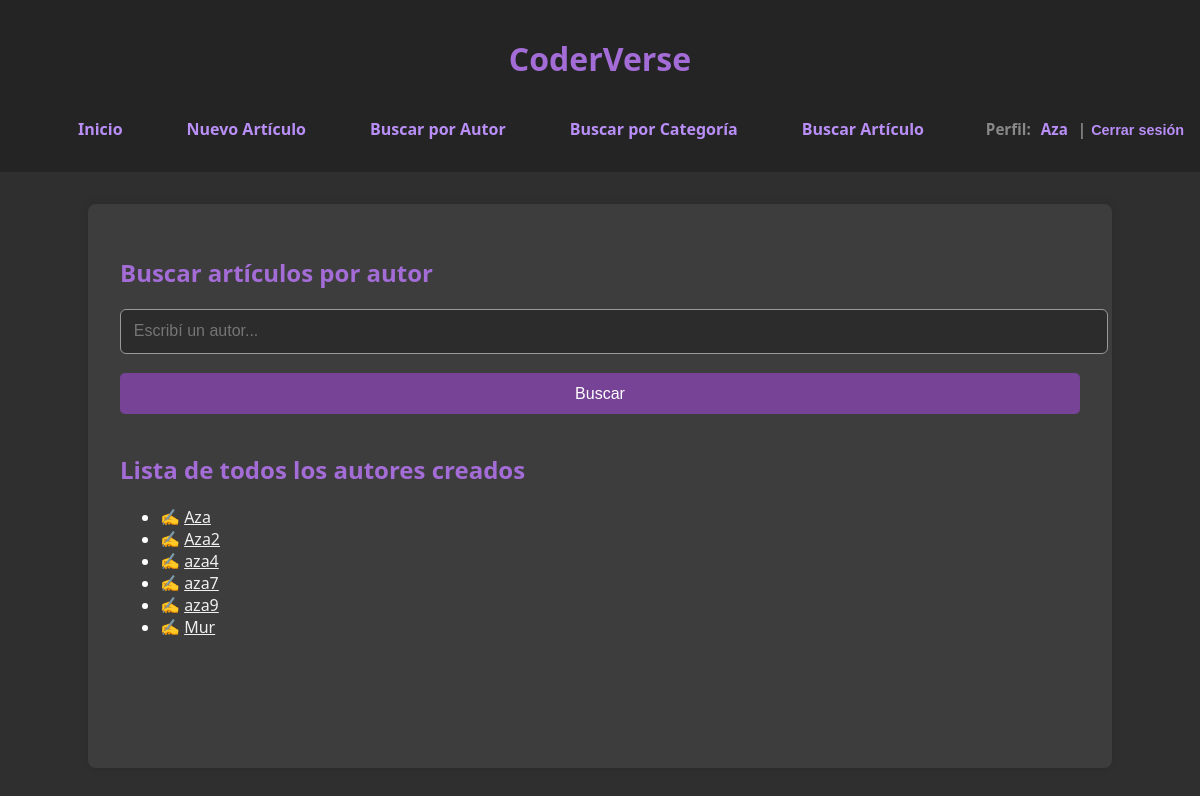
The app's page /buscar_autor/ (signed in) with its own data.
### blog/models.py (models this page shows, shortened)
class Autor(models.Model):
    user = models.OneToOneField(User, on_delete=models.CASCADE, null=True, blank=True)
    nombre = models.CharField(max_length=20)
    especialidad = models.CharField(max_length=20)
    biografia = models.TextField()

### blog/views.py (the view)
# urls.py: path('buscar_autor/', views.buscar_autor, name='buscar_autor'),
@login_required
def buscar_autor(request):
    autor = request.GET.get('autor')
    if autor:
        articulos = Articulo.objects.filter(autor__nombre__icontains=autor)
    else:
        articulos = []
    todos_los_autores = Autor.objects.all()
    return render(request, 'blog/buscar_autor.html', {
        'articulos': articulos,
        'todos_los_autores': todos_los_autores
    })

### blog/templates/blog/buscar_autor.html (shortened to what this page needs)
{% extends 'blog/base.html' %}
{% block content %}
    <h2>Buscar artículos por autor</h2>
    <form method="get">
        <input type="text" name="autor" placeholder="Escribí un autor...">
        <input type="submit" value="Buscar">
    </form>
    <h2>Lista de todos los autores creados</h2>
    <ul>
        {% for autor in todos_los_autores %}
            <li>✍️ <a href="{% url 'perfil_autor' autor_id=autor.id %}">{{ autor.nombre }}</a></li>
        {% endfor %}
    </ul>
{% endblock %}

### blog/templates/blog/base.html (shortened to what this page needs)
<!DOCTYPE html>
<html lang="es">
<head>
</head>
<body>
    <header>
        <h1>CoderVerse</h1>
        {% if user.is_authenticated %}
            <nav style="display: flex; justify-content: space-between; align-items: center; flex-wrap: wrap;">
                <div style="display: flex; justify-content: center; flex-wrap: wrap; flex: 1;">
                    <a href="{% url 'inicio' %}">Inicio</a>
                    <a href="{% url 'crear_articulo' %}">Nuevo Artículo</a>
                    <a href="{% url 'buscar_autor' %}">Buscar por Autor</a>
                    <a href="{% url 'buscar_categoria' %}">Buscar por Categoría</a>
                    <a href="{% url 'buscar_articulos' %}">Buscar Artículo</a>
                </div>
                <div style="display: flex; align-items: center; font-weight: bold; font-size: 0.95rem;">
                    <span>Perfil:</span>
                    {% with autor=user.autor %}
                        {% if autor %}
                            <a href="{% url 'perfil_autor' autor.id %}" style="color: rgb(185, 143, 247); text-decoration: none; margin: 0 2px;">{{ user.username }}</a>
                        {% else %}
                            <span style="color: rgb(185, 143, 247); margin: 0 px;">{{ user.username }}</span>
                        {% endif %}
                    {% endwith %}
                    <span>| </span>
                    <form action="{% url 'logout' %}" method="post" style="display: inline; margin-left: 5px;">
                        <button type="submit" style="border: none; background: none; padding: 0; margin: 0; color: rgb(185, 143, 247);font-size: 0.90rem; font-weight: bold; cursor: pointer; display: inline;">Cerrar sesión</button>
                    </form>
                </div>
            </nav>
        {% endif %}
    </header>
    <main>
        {% block content %}
        {% endblock %}
    </main>
</body>
</html>

### blog/templates/blog/base.html (style rules this page uses)
body, html { margin: 0; padding: 0; height: 100%; font-family: 'Segoe UI', sans-serif; background-color: #2f2f2f; color: white; }
body { display: flex; flex-direction: column; min-height: 100vh; }
header, footer { background-color: #242424; color: rgb(136, 136, 136); text-align: center; padding: 1rem; }
nav { display: flex; justify-content: center; align-items: center; padding: 0.5rem 0; }
nav a { color: rgb(185, 143, 247); margin: 0 1.5rem; text-decoration: none; font-weight: bold; padding: 0.5rem 0.5rem; border-radius: 6px; transition: background-color 0.3s; }
main { width: 80%; max-width: 1200px; margin: 2rem auto; background: #3d3d3d; padding: 2rem; border-radius: 8px; box-shadow: 0 0 10px rgba(0,0,0,0.1); flex: 1; }
h1, h2 { color: #a36cd6; }
p, a { color: #f0f0f0; }
form input, form select, form textarea { width: 100%; padding: 0.8rem; margin-bottom: 1.2rem; border: 1px solid #999; border-radius: 6px; font-size: 1rem; background-color: #2c2c2c; color: white; }
input[type="submit"], button { background-color: #774396; color: white; border: none; padding: 0.7rem 1.5rem; border-radius: 5px; cursor: pointer; }

### records on screen
Autor: nombre "Aza"
Autor: nombre "Aza2"
Autor: nombre "aza4"
Autor: nombre "aza7"
Autor: nombre "aza9"
Autor: nombre "Mur"

### other values on screen
{{ user.username }} "Aza"
